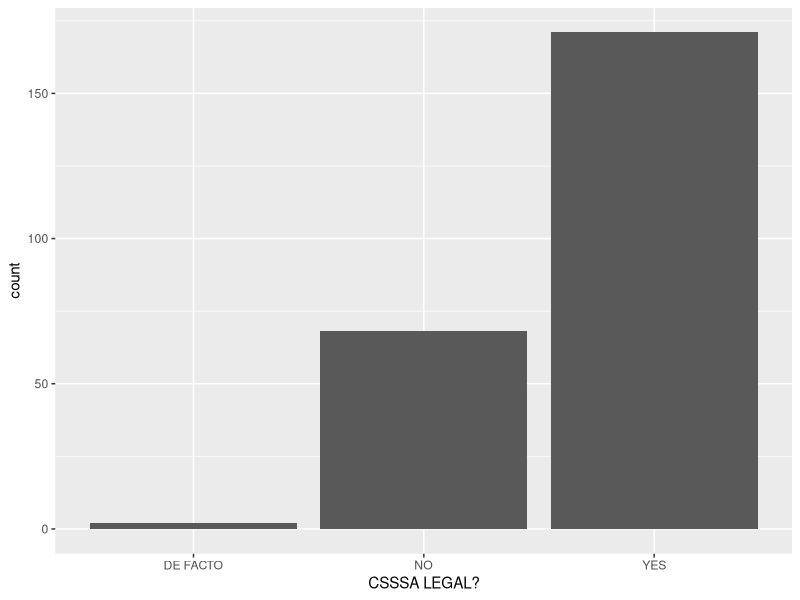
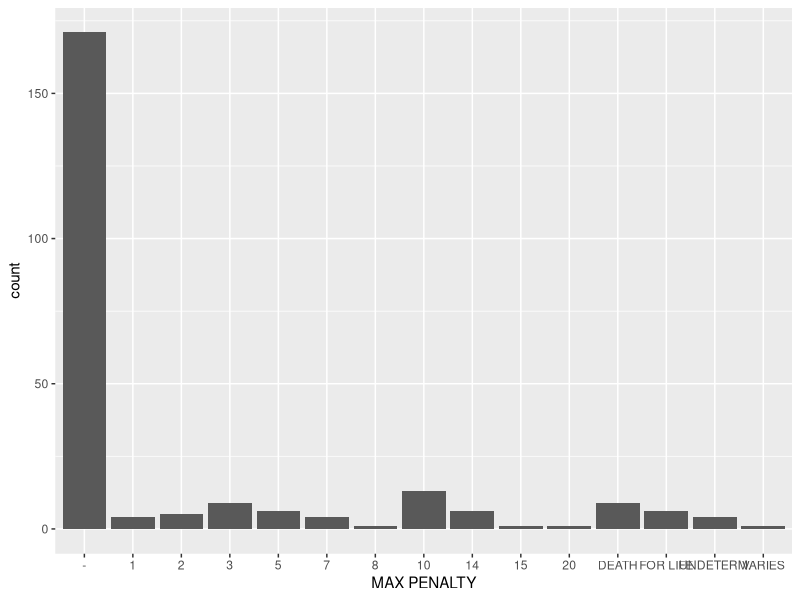
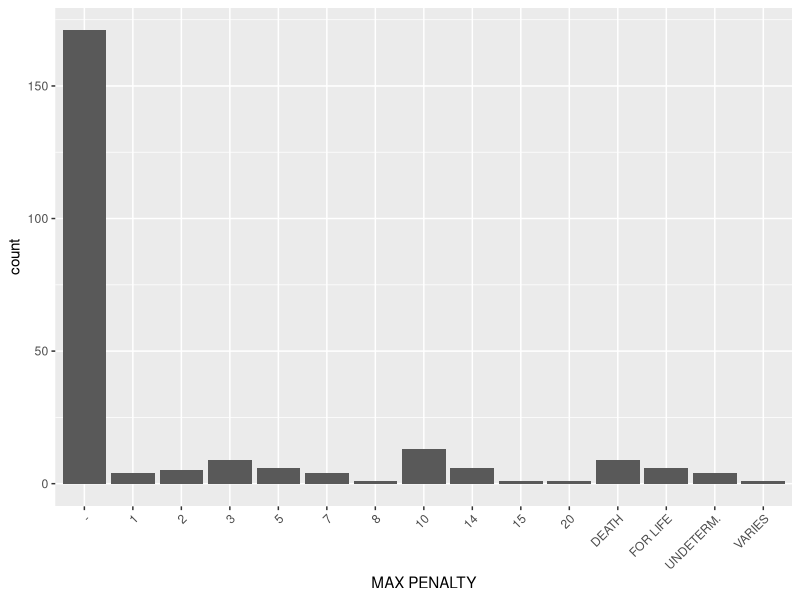
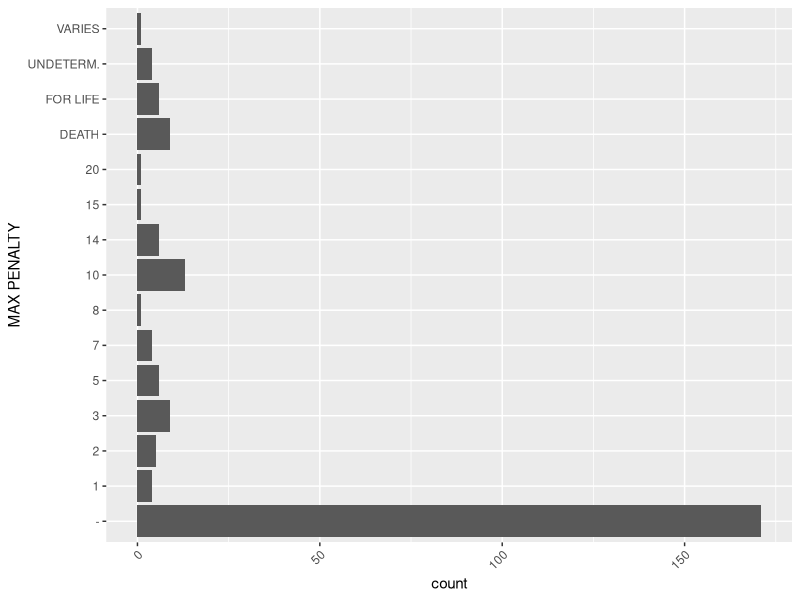

Here is the R script that generated these plots, in order:
## ---- chunk 1
library(forcats)
library(readr)
library(dplyr)
library(stringr)
library(ggplot2)

## ---- chunk 2

# Variable categórica: meses
x1 <- c("Dic", "Abr", "Ene", "Mar")

# Variable que contiene un dato con error de tipeo
x2 <- c("Dic", "Abr", "Eme", "Mar")

# El orden es alfabético
sort(x1)

# Crear un factor: niveles
niveles_meses <- c(
  "Ene", "Feb", "Mar", "Abr", "May", "Jun",
  "Jul", "Ago", "Sep", "Oct", "Nov", "Dic"
)

# Crear el factor
# (Si omites los niveles, se van a definir a partir de los datos en orden alfabético)
y1 <- factor(x1, levels = niveles_meses)
## ---- chunk 3

# Variable categórica: ¿qué lenguajes de programación sabés?
lenguajes <- c("R", "Python", "C#", "Julia")

# Crear un factor: niveles
niveles_lenguajes <- c(
  "R", "C", "C++", "C#", "Julia", "Python",
  "Ada", "Go", "Rust", "Octave", "MATLAB", "Java"
)

# Crear el factor
# (Si omites los niveles, se van a definir a partir de los datos en orden alfabético)
lenguajes_factor <- factor(lenguajes, levels = niveles_lenguajes)

## ---- chunk 4
# No es factor: orden alfabético
print(sort(x1))

# Es factor: orden según niveles definidos en el factor
print(sort(y1))

## ---- chunk 5
y2 <- parse_factor(x2, levels = niveles_meses)
# Warning: 1 parsing failure.
# row col           expected actual
#   3  -- value in level set    Eme
## ---- chunk 6

# Datos con variantes para el lenguaje de programación C#
lenguajes2 <- c("C-sharp", "Python", "C#", "Julia", "C Sharp", "Go", "Java", "C♯")

# parse_factor nos advierte
lenguajes2_factor <- parse_factor(lenguajes2, levels = niveles_lenguajes)
 
# Warning: 3 parsing failures.
# row col           expected  actual
#   1  -- value in level set C-sharp
#   5  -- value in level set C Sharp
#   7  -- value in level set Java  
## ---- chunk 7
f1 <- factor(x1, levels = unique(x1))

f2 <- x1 %>% factor() %>% fct_inorder()

levels(f2)
## ---- chunk 8
ls("package:forcats") %>% str_subset(., "^fct_")
## ---- chunk 9
#
#
# SPOILER
#
#
#
# Sí, usando `fct_infreq()` o `fct_inseq()` (por frecuencia, o por secuencia numérica)
f3 <- x1 %>% factor() %>% fct_infreq()

levels(f3)
## ---- chunk 10
leyes <- read_csv2("homophobia.csv", show_col_types = FALSE)


leyes <- leyes %>% mutate_if(is.character, factor)

# En cuántos países son legales los actos sexuales consensuales entre personas adultas del mismo sexo (ASCAMS)
leyes %>%
  count(`CSSSA LEGAL?`)


ggplot(leyes, aes(`CSSSA LEGAL?`)) +
  geom_bar()

## ---- chunk 11
# No está ordenado de forma útil  
levels(leyes$`MAX PENALTY`)

# En orden de aparición en el dataset, no muy claro
leyes %>% 
  count(`MAX PENALTY`) 


# En orden de frecuencia
leyes %>% 
  mutate(`MAX PENALTY` = `MAX PENALTY` %>% fct_infreq()) %>%
  count(`MAX PENALTY`) 


# En orden numérico
leyes %>% 
  mutate(`MAX PENALTY` = `MAX PENALTY` %>% fct_inseq()) %>%
  count(`MAX PENALTY`) 
## ---- chunk 12
# En orden numérico, con "-" al comienzo
leyes %>% 
  mutate(`MAX PENALTY` = `MAX PENALTY` %>% fct_inseq() %>% relevel(`MAX PENALTY`,ref="-")) %>%
  count(`MAX PENALTY`) 

## ---- chunk 13
# Agrupar
leyes %>%
  mutate(`MAX PENALTY` = fct_recode(`MAX PENALTY`, 
                          "DEATH" = "DEATH", 
                          "DEATH" = "DEATH (P)")) %>%
  count(`MAX PENALTY`) 

# O simplemente
leyes %>%
  mutate(`MAX PENALTY` = fct_collapse(`MAX PENALTY`, 
                          "DEATH" = c("DEATH", "DEATH (P)"))) %>%
  count(`MAX PENALTY`) 

## ---- chunk 14
leyes %>%
  mutate(`MAX PENALTY` = `MAX PENALTY` %>% fct_inseq() %>% relevel(`MAX PENALTY`,ref="-")) %>%
  mutate(`MAX PENALTY` = fct_collapse(`MAX PENALTY`, 
                          "DEATH" = c("DEATH", "DEATH (P)"))) %>%
  count(`MAX PENALTY`)
## ---- chunk 15
p <- leyes %>%
  mutate(`MAX PENALTY` = `MAX PENALTY` %>% fct_inseq() %>% relevel(`MAX PENALTY`,ref="-")) %>%
  mutate(`MAX PENALTY` = fct_collapse(`MAX PENALTY`, 
                          "DEATH" = c("DEATH", "DEATH (P)"))) %>%
  ggplot(aes(`MAX PENALTY`)) +
  geom_bar()
  
p
## ---- chunk 16
#
#
#
#
#
#
# SPOILER
#
# SOLUCIÓN:
#
#
#
#
#
#
## ---- chunk 17
p <- p + theme(axis.text.x = element_text(angle = 45, hjust = 1))
p
## ---- chunk 18
p <- p + coord_flip()
  
p
## ---- chunk 19
# Actualmente todas las formas de escribir C# son consideradas valores diferentes
unique(lenguajes2)

# Si queremos interpretarlo como factor, hay valores que producen NA
unique(lenguajes2_factor)

## ---- chunk 20
#
#
#
#
#
#
# SPOILER
#
# SOLUCIÓN:
#
#
#
#
#
#

lenguajes2_corregido <- fct_collapse(lenguajes2, "C#" = c("C Sharp", "C-sharp", "C#", "C♯"))

# Ahora la denominación es uniforme
lenguajes2_corregido


